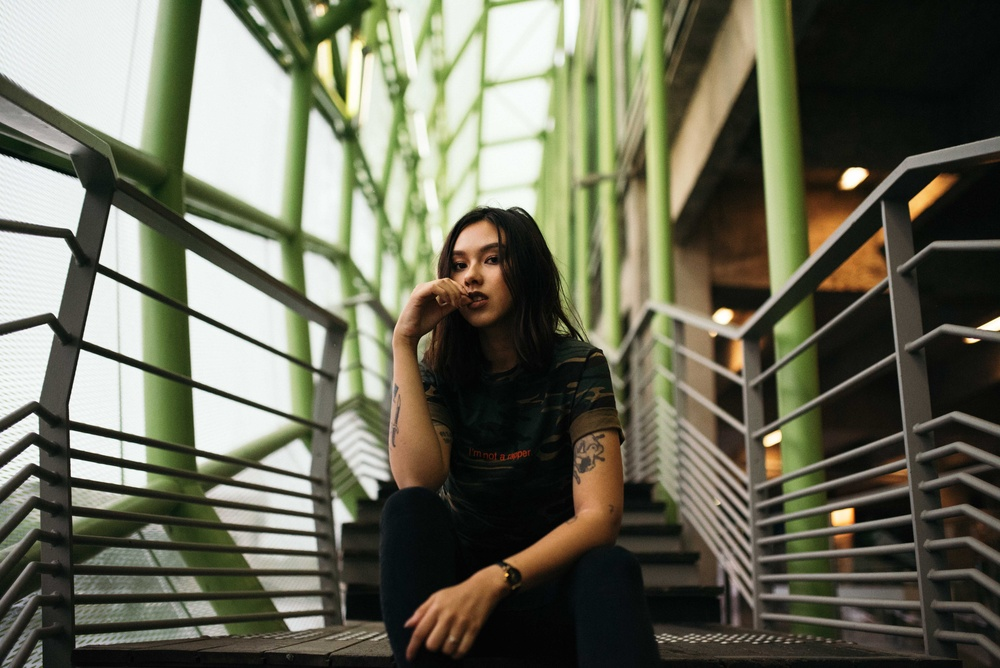
#> input picture image.jpg, 1000 x 668 px, shrunk from 6016 x 4016 before the run
$ python ImageConverstion.py
#> lines starting #> are read from the running program, lines starting #| are printed output that depends on the picture; after the words box and inside, x2 and y2 are one past the last pixel; in counts of white or black regions, pixels touching at a corner belong together
# -*- coding: utf-8 -*-
"""
Created on Sun Sep 27 16:10:30 2020

@author: hvsri
"""

from PIL import Image
from numpy import*

temp=Image.open('image.jpg')
#> temp is the input picture: PIL image 1000x668 RGB; mean R, G, B 107.6, 108.2, 90.3
temp=temp.convert('1')      # Convert to black&white
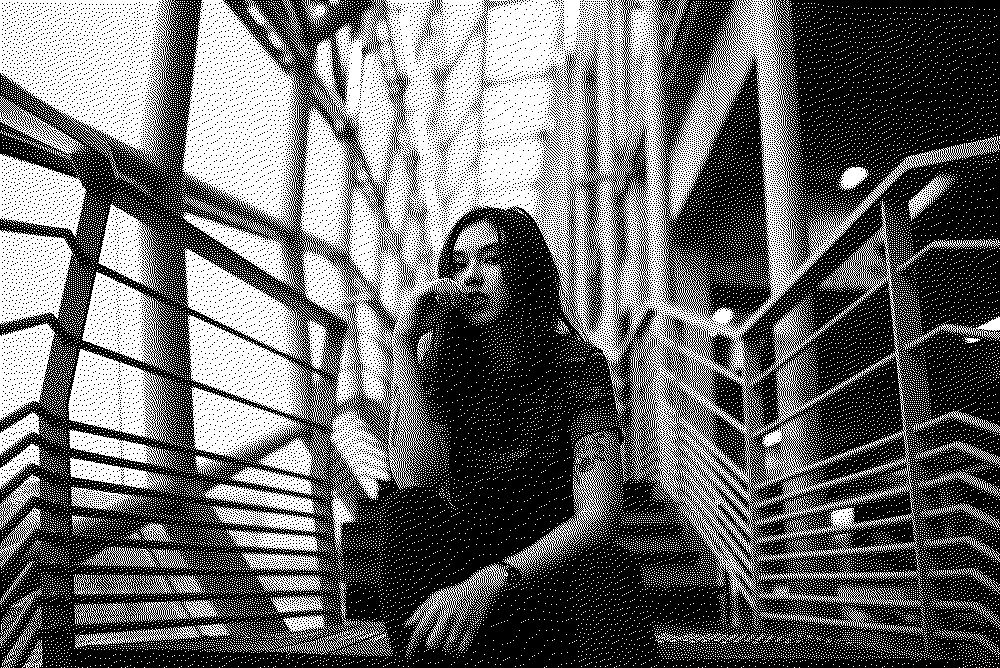
#> temp: PIL image 1000x668 1; 41.3% white; 30092 white regions (29995 under 20 px), largest, box (x1, y1, x2, y2) and area: (181, 0, 1000, 613) 156690, (0, 0, 178, 180) 18785, (68, 349, 176, 445) 5668
A = array(temp)             # Creates an array, white pixels==True and black pixels==False
new_A=empty((A.shape[0],A.shape[1]),None)    #New array with same size as A

for i in range(len(A)):
    for j in range(len(A[i])):
        if A[i][j]==True:
            new_A[i][j]=0
        else:
            new_A[i][j]=1
